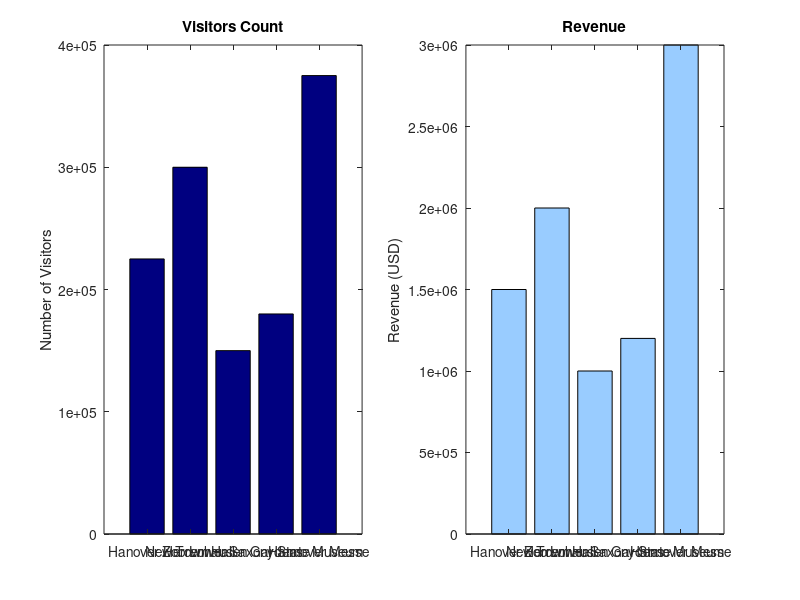

The MATLAB script that drew this image:
% Input five attractions in the city of Hanover
attractions = {'Hanover Zoo', 'New Town Hall', 'Herrenhausen Gardens', 'Lower Saxony State Museum', 'Hannover Messe'};
visitors = [150000, 200000, 100000, 120000, 250000];  % Number of visitors per attraction (unit: number of people)
revenue = [1500000, 2000000, 1000000, 1200000, 3000000];  % Revenue per attraction (in US dollars)

% summation
total_visitors = sum(visitors);
total_revenue = sum(revenue);

%Total number of visitors and total revenue
fprintf('Total Visitors: %d\n', total_visitors);
fprintf('Total Revenue: %d USD\n', total_revenue);

% Scattering the travel burden
target_increase_percentage = 0.5;  % Scattering the travel burden

% Scenic spots with fewer promotions
for i = 1:length(attractions)
    
    new_visitors = visitors(i) * (1 + target_increase_percentage);
    fprintf('Increase the visitors of %s to %d\n', attractions{i}, new_visitors);
    
    % Number of new visitors
    visitors(i) = new_visitors;
end

% Draw a bar chart
x = 1:length(attractions);
figure;

% visitor numbers and revenue
subplot(1,2,1);
b1 = bar(x, visitors, 'FaceColor', [0, 0, 0.5]); % 深蓝色
title('Visitors Count');
set(gca, 'XTickLabel', attractions);
ylabel('Number of Visitors');

subplot(1,2,2);
b2 = bar(x, revenue, 'FaceColor', [0.6, 0.8, 1]); % 浅蓝色
title('Revenue');
set(gca, 'XTickLabel', attractions);
ylabel('Revenue (USD)');